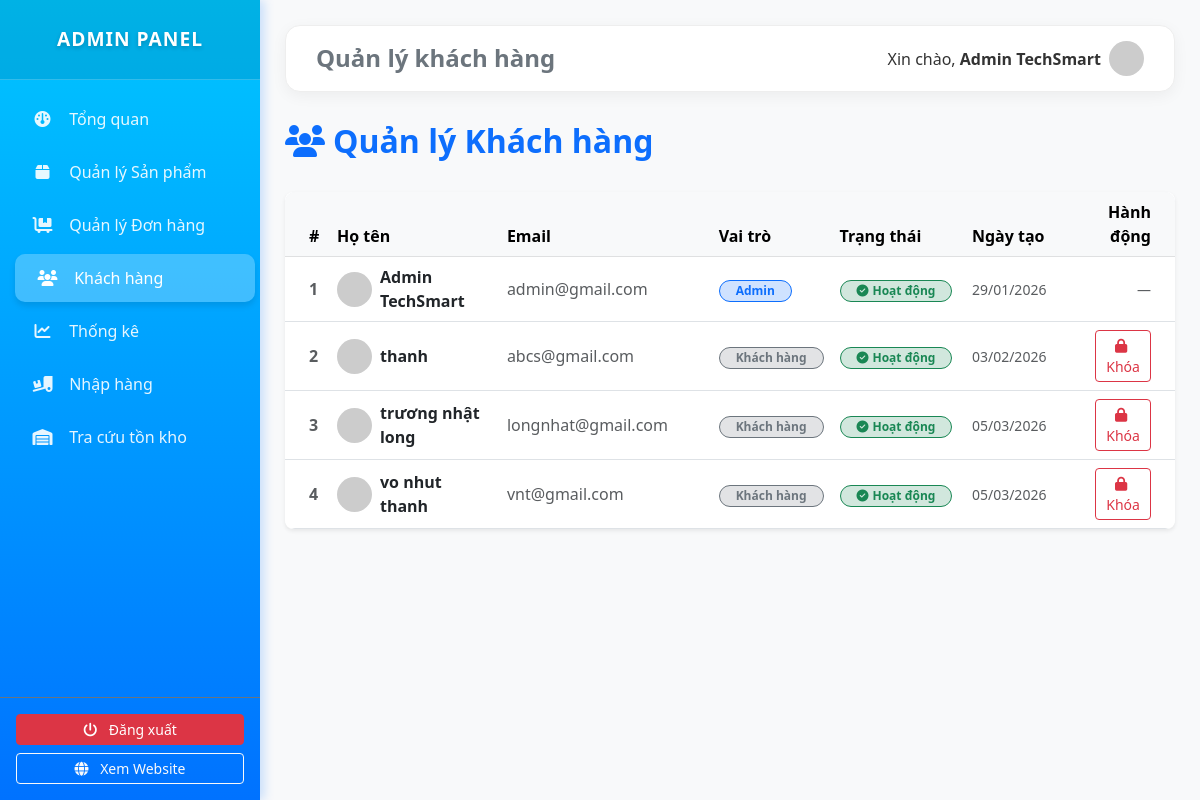
/admin/users (signed in), run on an earlier commit of the app's database.
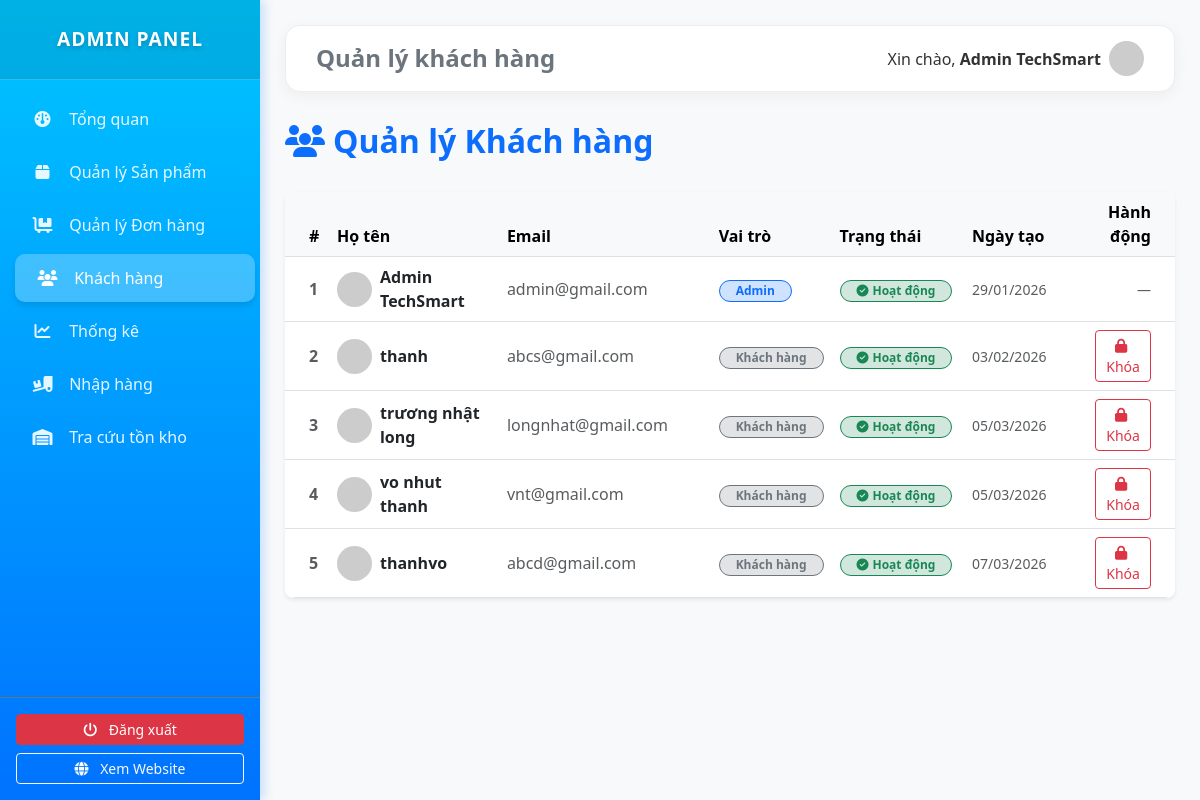
And on a later commit of the database.
### tables this page shows
CREATE TABLE `users` (
  `id` int(11) NOT NULL AUTO_INCREMENT,
  `fullname` varchar(100) DEFAULT NULL,
  `email` varchar(100) DEFAULT NULL,
  `phone` varchar(20) DEFAULT NULL,
  `address` varchar(255) DEFAULT NULL,
  `ward` varchar(100) DEFAULT NULL,
  `district` varchar(100) DEFAULT NULL,
  `password` varchar(255) DEFAULT NULL,
  `role` enum('customer','admin') DEFAULT 'customer',
  `is_locked` tinyint(1) DEFAULT 0,
  `created_at` timestamp NOT NULL DEFAULT current_timestamp(),
  `status` enum('active','locked') DEFAULT 'active',
  PRIMARY KEY (`id`),
  UNIQUE KEY `email` (`email`)
);

### app/controllers/AdminController.php (called while the page is built, shortened)
<?php
require_once dirname(__DIR__) . '/core/Controller.php';
class AdminController extends Controller
{
    public function users()
    {
        $model = $this->model('UserModel');
        $users = $model->getAllUsers();
        $this->view('admin/dashboard', [
            'view' => 'admin/users',
            'active' => 'users',
            'users' => $users
        ]);
    }
}
?>

### app/core/App.php (called while the page is built, shortened)
<?php
class App {
    protected $method = 'index';
    public function __construct() {
        $url = $this->parseUrl();
        if(file_exists('../app/controllers/' . ucfirst($url[0] ?? '') . 'Controller.php')) {
            unset($url[0]);
        }
        $this->controller = new $this->controller;
        if(isset($url[1])) {
            if(method_exists($this->controller, $url[1])) {
                $this->method = $url[1];
                unset($url[1]);
            }
        }
        $this->params = $url ? array_values($url) : [];
        call_user_func_array([$this->controller, $this->method], $this->params);
    }
    public function parseUrl() {
        if(isset($_GET['url'])) {
            return explode('/', filter_var(rtrim($_GET['url'], '/'), FILTER_SANITIZE_URL));
        }
        return [];
    }
}
?>

### public/index.php (called while the page is built, shortened)
<?php
require_once ROOT . '/app/core/Database.php';
require_once ROOT . '/app/core/Controller.php';
require_once ROOT . '/app/core/App.php';
$app = new App();
?>

### app/core/Database.php (called while the page is built, shortened)
<?php
class Database {
    public function __construct() {
        try {
            $this->conn = new PDO("mysql:host=".DB_HOST.";dbname=".DB_NAME, DB_USER, DB_PASS);
        } catch(PDOException $e) {
            die("Connection failed: " . $e->getMessage());
        }
    }
}
?>

### app/models/UserModel.php (called while the page is built, shortened)
<?php
require_once dirname(__DIR__) . '/core/Database.php';
class UserModel extends Database {
    public function getAllUsers() {
        $stmt = $this->conn->prepare("SELECT id, fullname, email, role, status, created_at FROM users ORDER BY id ASC");
        $stmt->execute();
        return $stmt->fetchAll(PDO::FETCH_ASSOC);
    }
}
?>

### app/views/admin/users.php (the view, shortened to what the changed rows need)
<div class="d-flex justify-content-between align-items-center mb-4">
    <h2 class="fw-bold text-primary"><i class="fa-solid fa-users me-2"></i>Quản lý Khách hàng</h2>
</div>
<div class="card shadow-sm border-0 rounded-3">
    <div class="card-body p-0">
        <div class="table-responsive">
            <table class="table table-hover align-middle mb-0">
                <thead class="table-light text-secondary">
                    <tr>
                        <th class="ps-4" width="5%">#</th>
                        <th width="20%">Họ tên</th>
                        <th width="25%">Email</th>
                        <th width="10%">Vai trò</th>
                        <th width="15%">Trạng thái</th>
                        <th width="15%">Ngày tạo</th>
                        <th class="text-end pe-4" width="10%">Hành động</th>
                    </tr>
                </thead>
                <tbody>
                    <?php if (!empty($data['users'])): ?>
                        <?php foreach ($data['users'] as $user): ?>
                            <tr>
                                <td class="ps-4 fw-bold text-muted"><?= $user['id'] ?></td>
                                <td>
                                    <div class="d-flex align-items-center">
                                        <img src="https://ui-avatars.com/api/?name=<?= urlencode($user['fullname'] ?? 'U') ?>&background=random&color=fff"
                                             class="rounded-circle me-2" width="35" height="35">
                                        <span class="fw-bold"><?= htmlspecialchars($user['fullname'] ?? 'N/A') ?></span>
                                    </div>
                                </td>
                                <td class="text-muted"><?= htmlspecialchars($user['email']) ?></td>
                                <td>
                                    <?php if ($user['role'] == 'admin'): ?>
                                        <span class="badge bg-primary-subtle text-primary border border-primary px-3 rounded-pill">Admin</span>
                                    <?php else: ?>
                                        <span class="badge bg-secondary-subtle text-secondary border border-secondary px-3 rounded-pill">Khách hàng</span>
                                    <?php endif; ?>
                                </td>
                                <td>
                                    <?php
                                    $status = $user['status'] ?? 'active';
                                    if ($status == 'active'): ?>
                                        <span class="badge bg-success-subtle text-success border border-success px-3 rounded-pill">
                                            <i class="fa-solid fa-check-circle me-1"></i>Hoạt động
                                        </span>
                                    <?php else: ?>
                                        <span class="badge bg-danger-subtle text-danger border border-danger px-3 rounded-pill">
                                            <i class="fa-solid fa-lock me-1"></i>Đã khóa
                                        </span>
                                    <?php endif; ?>
                                </td>
                                <td class="text-muted small">
                                    <?= isset($user['created_at']) ? date('d/m/Y', strtotime($user['created_at'])) : 'N/A' ?>
                                </td>
                                <td class="text-end pe-4">
                                    <?php if ($user['role'] != 'admin'): ?>
                                        <?php if (($user['status'] ?? 'active') == 'active'): ?>
                                            <a href="<?= BASE_URL ?>admin/lockUser/<?= $user['id'] ?>"
                                               class="btn btn-sm btn-outline-danger"
                                               onclick="return confirm('Bạn có chắc muốn KHÓA tài khoản <?= htmlspecialchars($user['fullname']) ?>?')">
                                                <i class="fa-solid fa-lock me-1"></i>Khóa
                                            </a>
                                        <?php endif; ?>
                                    <?php else: ?>
                                        <span class="text-muted small">—</span>
                                    <?php endif; ?>
                                </td>
                            </tr>
                        <?php endforeach; ?>
                    <?php endif; ?>
                </tbody>
            </table>
        </div>
    </div>
</div>

What changed in the data, as far as the page shows it:
added users: id "5", fullname "thanhvo", email "abcd@gmail.com", role "Khách hàng", status "active" (drawn), created_at "07/03/2026"
